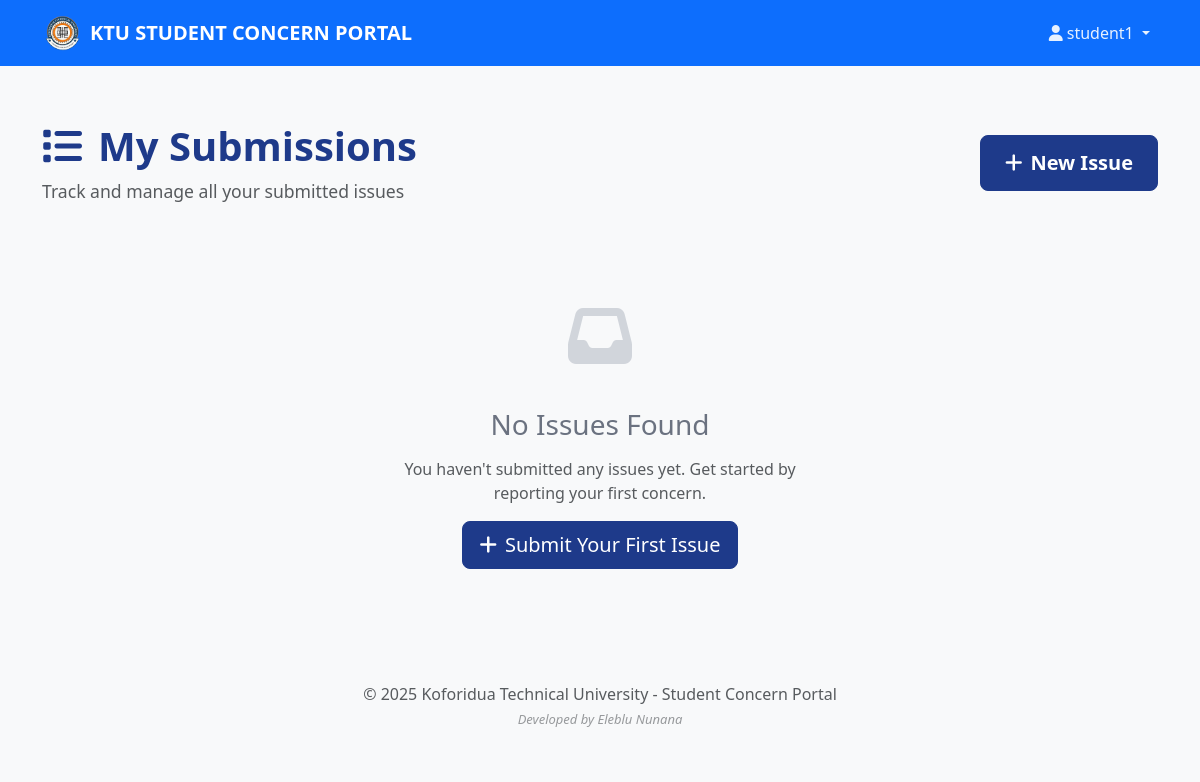
Before: /my_issues (signed in) with the older database file.
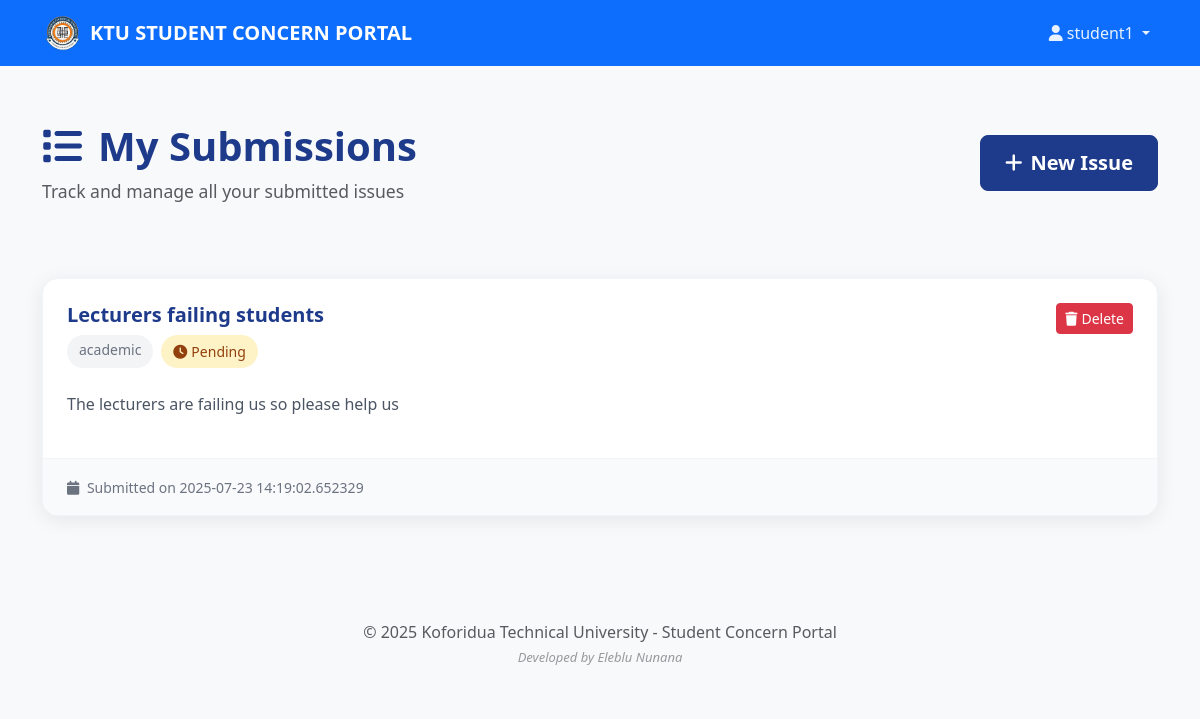
After: the same page with the newer database file.
### tables this page shows
CREATE TABLE issues (
    id INTEGER PRIMARY KEY AUTOINCREMENT,
    student_id INTEGER NOT NULL,
    subject TEXT NOT NULL,
    category TEXT NOT NULL,
    message TEXT NOT NULL,
    status TEXT NOT NULL DEFAULT 'pending' CHECK (status IN ('pending', 'in_progress', 'resolved')),
    response TEXT,
    created_at TIMESTAMP DEFAULT CURRENT_TIMESTAMP,
    FOREIGN KEY (student_id) REFERENCES users (id)
);

### app.py (the view)
@app.route('/my_issues')
def my_issues():
    if g.user is None or g.user['role'] != 'student':
        return redirect(url_for('login'))
    conn = get_db_connection()
    username = g.user['username']
    issues = conn.execute('SELECT * FROM issues WHERE student_id = (SELECT id FROM users WHERE username = ?)', (username,)).fetchall()
    conn.close()
    return render_template('my_issues.html', issues=issues, parse_datetime=parse_datetime)

### app.py (called while the page is built)
def parse_datetime(date_string):
    if not date_string:
        return 'Unknown date'
    try:
        dt = datetime.strptime(date_string, '%Y-%m-%d %H:%M:%S')
        return dt.strftime('%B %d, %Y at %I:%M %p')
    except:
        return date_string

@app.before_request
def load_logged_in_user():
    username = session.get('username')
    if username is None:
        g.user = None
    else:
        conn = get_db_connection()
        user = conn.execute('SELECT * FROM users WHERE username = ?', (username,)).fetchone()
        conn.close()
        if user is None:
            g.user = None
        else:
            g.user = {"username": user["username"], "role": user["role"]}

def get_db_connection():
    conn = sqlite3.connect('university_issues.db')
    conn.row_factory = sqlite3.Row
    return conn

### templates/my_issues.html (shortened to what this page needs)
{% extends "base.html" %}
{% block content %}
<div class="dashboard-container">
    <div class="dashboard-header">
        <div class="d-flex justify-content-between align-items-center">
            <div>
                <h1 class="dashboard-title">
                    <i class="fas fa-list me-3"></i>My Submissions
                </h1>
                <p class="dashboard-subtitle text-muted">Track and manage all your submitted issues</p>
            </div>
            <div class="header-actions">
                <a href="{{ url_for('submit_issue') }}" class="btn btn-primary btn-lg">
                    <i class="fas fa-plus me-2"></i>New Issue
                </a>
            </div>
        </div>
    </div>
    <div class="issues-container">
        {% if issues %}
            {% for issue in issues %}
            <div class="modern-issue-card">
                <div class="issue-card-header">
                    <div class="issue-title-section">
                        <h4 class="issue-card-title">{{ issue.subject }}</h4>
                        <div class="issue-badges">
                            <span class="category-badge">{{ issue.category }}</span>
                            {% if issue.status == 'pending' %}
                                <span class="status-badge pending">
                                    <i class="fas fa-clock me-1"></i>Pending
                                </span>
                            {% elif issue.status == 'in_progress' %}
                                <span class="status-badge progress">
                                    <i class="fas fa-cog me-1"></i>In Progress
                                </span>
                            {% elif issue.status == 'resolved' %}
                                <span class="status-badge resolved">
                                    <i class="fas fa-check-circle me-1"></i>Resolved
                                </span>
                            {% endif %}
                        </div>
                    </div>
                    <div class="issue-actions">
                        <button type="button" class="btn btn-danger btn-sm" data-bs-toggle="modal" data-bs-target="#deleteModal{{ issue.id }}">
                            <i class="fas fa-trash me-1"></i>Delete
                        </button>
                    </div>
                </div>
                <div class="issue-card-body">
                    <p class="issue-description">{{ issue.message }}</p>
                </div>
                <div class="issue-card-footer">
                    <span class="issue-date">
                        <i class="fas fa-calendar me-1"></i>
                        Submitted on {{ parse_datetime(issue.created_at) }}
                    </span>
                </div>
            </div>
            {% endfor %}
        {% else %}
            <div class="empty-state-container">
                <div class="empty-state">
                    <div class="empty-icon">
                        <i class="fas fa-inbox"></i>
                    </div>
                    <h3>No Issues Found</h3>
                    <p class="text-muted">You haven't submitted any issues yet. Get started by reporting your first concern.</p>
                    <a href="{{ url_for('submit_issue') }}" class="btn btn-primary btn-lg">
                        <i class="fas fa-plus me-2"></i>Submit Your First Issue
                    </a>
                </div>
            </div>
        {% endif %}
    </div>
</div>
{% endblock %}

Changed rows visible on the page:
added issues: subject "Lecturers failing students", category "academic", status "pending" (drawn), message "The lecturers are failing us so please help us", created_at "2025-07-23 14:19:02.652329"
Other visible differences:
text no longer shown: "No Issues Found You haven't submitted any issues yet. Get started by reporting your first concern. Submit Your First Issue"
